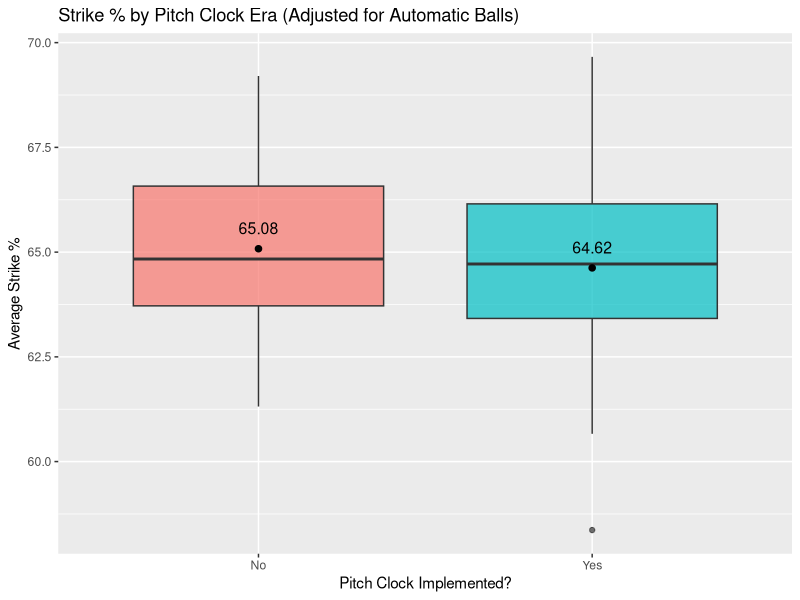
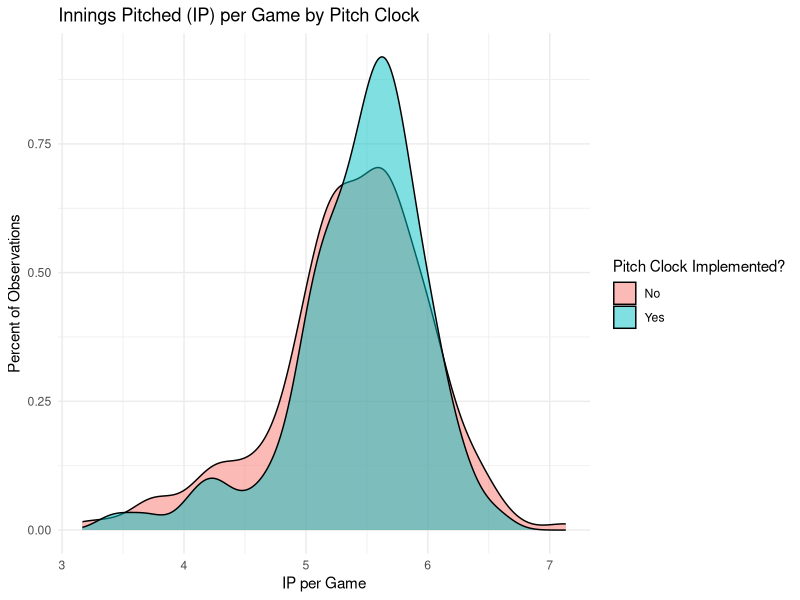
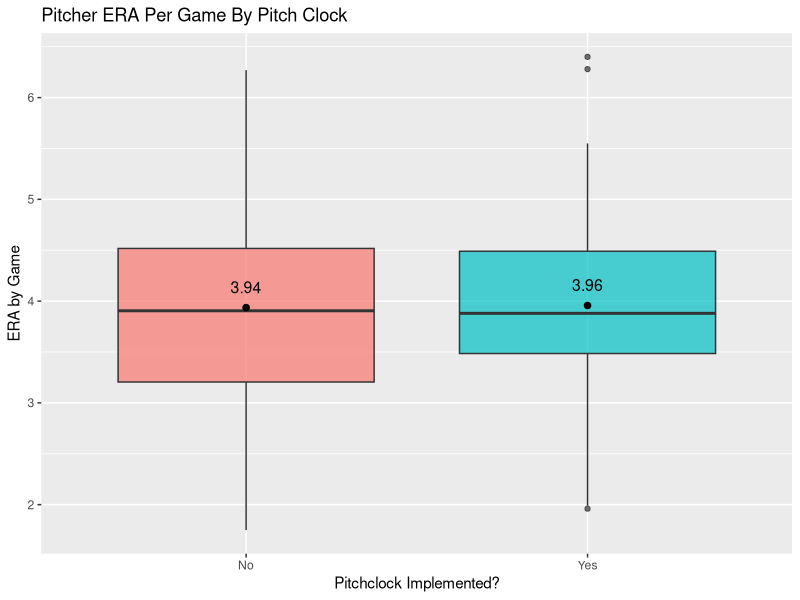

Generate these figures, in order, with R:
## ---- chunk 1
library(tidyverse)
library(broom)
## ---- chunk 2
baseball <- read.csv("../data/pitching_data_2021-2024.csv")
baseball <- baseball %>%
  mutate(pitch_clock = ifelse(year >= 2023, "Yes", "No"))

# Step 1: Keep pitchers with all 4 years of data
baseball_1plot <- baseball %>%
  group_by(player_id) %>%
  filter(all(c(2022, 2023) %in% year)) %>%
  ungroup()

# Step 2: Calculate adjusted pitches and strike rate row by row
baseball_1plot <- baseball_1plot %>%
  mutate(
    adjusted_total_pitches = p_total_pitches - ifelse(is.na(p_automatic_ball), 0, p_automatic_ball),
    strike_percent = (p_total_strike / adjusted_total_pitches) * 100
  ) %>%
  filter(!is.na(pitch_clock), adjusted_total_pitches > 0)

baseball <- baseball %>%
  mutate(
    adjusted_total_pitches = p_total_pitches - ifelse(is.na(p_automatic_ball), 0, p_automatic_ball),
    strike_percent = (p_total_strike / adjusted_total_pitches) * 100
  ) %>%
  filter(!is.na(pitch_clock), adjusted_total_pitches > 0)

# Step 3: Collapse to one row per pitcher per pitch_clock (pre/post)
baseball_1plot <- baseball_1plot %>%
  group_by(player_id, pitch_clock) %>%
  summarise(
    avg_strike_percent = mean(strike_percent, na.rm = TRUE),
    total_pitches = sum(adjusted_total_pitches, na.rm = TRUE),
    .groups = "drop"
  )

baseball_3plot <- baseball %>%
  group_by(player_id, pitch_clock) %>%
  summarise(
    p_era = mean(p_era, na.rm = TRUE),
    total_pitches = sum(adjusted_total_pitches, na.rm = TRUE),
    .groups = "drop"
  )

## ---- chunk 3


## ---- chunk 4
plot1_boxplot <- ggplot(baseball_1plot, aes(x = pitch_clock, y = avg_strike_percent, fill = pitch_clock)) +
  geom_boxplot(alpha = 0.7) +
  stat_summary(fun = mean, geom = "point", shape = 20, size = 3, color = "black") +  # black dot for mean
  stat_summary(
    fun = mean,
    geom = "text",
    aes(label = round(..y.., 2)),
    vjust = -1.2,
    color = "black",
    size = 4
  ) +  # mean label
  labs(
    title = "Strike % by Pitch Clock Era (Adjusted for Automatic Balls)",
    x = "Pitch Clock Implemented?",
    y = "Average Strike %"
  ) +
  theme(legend.position = "none")

ggsave("strike_percent_by_pitch_clock.png", plot = plot1_boxplot, width = 8, height = 6)



## ---- chunk 5
baseball$ip_game <- baseball$p_formatted_ip/baseball$p_game
densityplot <- ggplot(baseball, aes(x = ip_game, fill = factor(pitch_clock))) +
  geom_density(alpha = 0.5) +
  labs(
    title = "Innings Pitched (IP) per Game by Pitch Clock",
    x = "IP per Game",
    y = "Percent of Observations",
    fill = "Pitch Clock Implemented?"
  ) +
  theme_minimal()

ggsave("Innings_Pitcher_per_game.png", plot = densityplot, width = 8, height = 6)

## ---- chunk 6
ERAbox_plot <-
  ggplot(baseball_3plot, aes(x = pitch_clock, y = p_era, fill = pitch_clock)) +
  geom_boxplot(alpha = 0.7) +
  stat_summary(fun = mean, geom = "point", shape = 20, size = 3, color = "black") +  # black dot for mean
  stat_summary(
    fun = mean, 
    geom = "text", 
    aes(label = round(..y.., 2)), 
    vjust = -1.2, 
    color = "black", 
    size = 4
  ) +  # text label of mean
  labs(
    title = "Pitcher ERA Per Game By Pitch Clock", 
    x = "Pitchclock Implemented?",
    y = "ERA by Game"
  ) +
  theme(legend.position = "none")
ggsave("ERA_by_Pitchclock.png", plot = ERAbox_plot, width = 8, height = 6)
